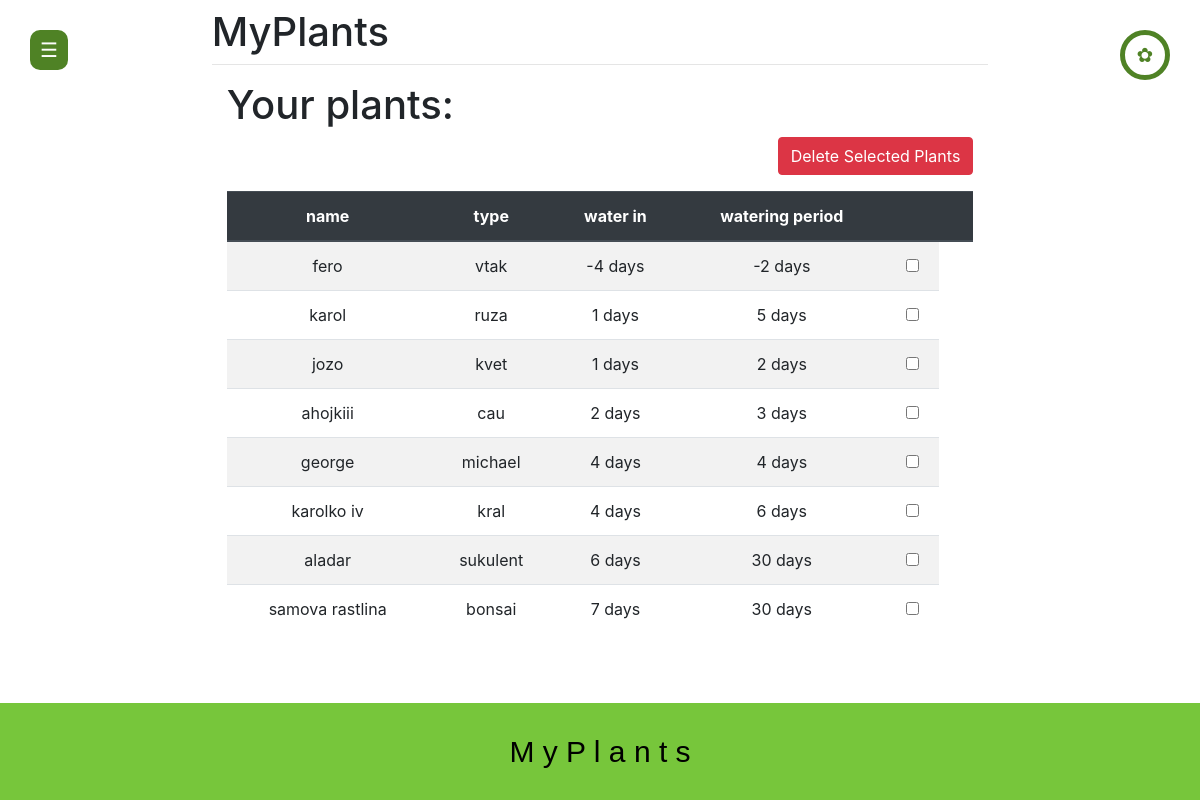
/home/ (signed in), run on an earlier commit of the app's database.
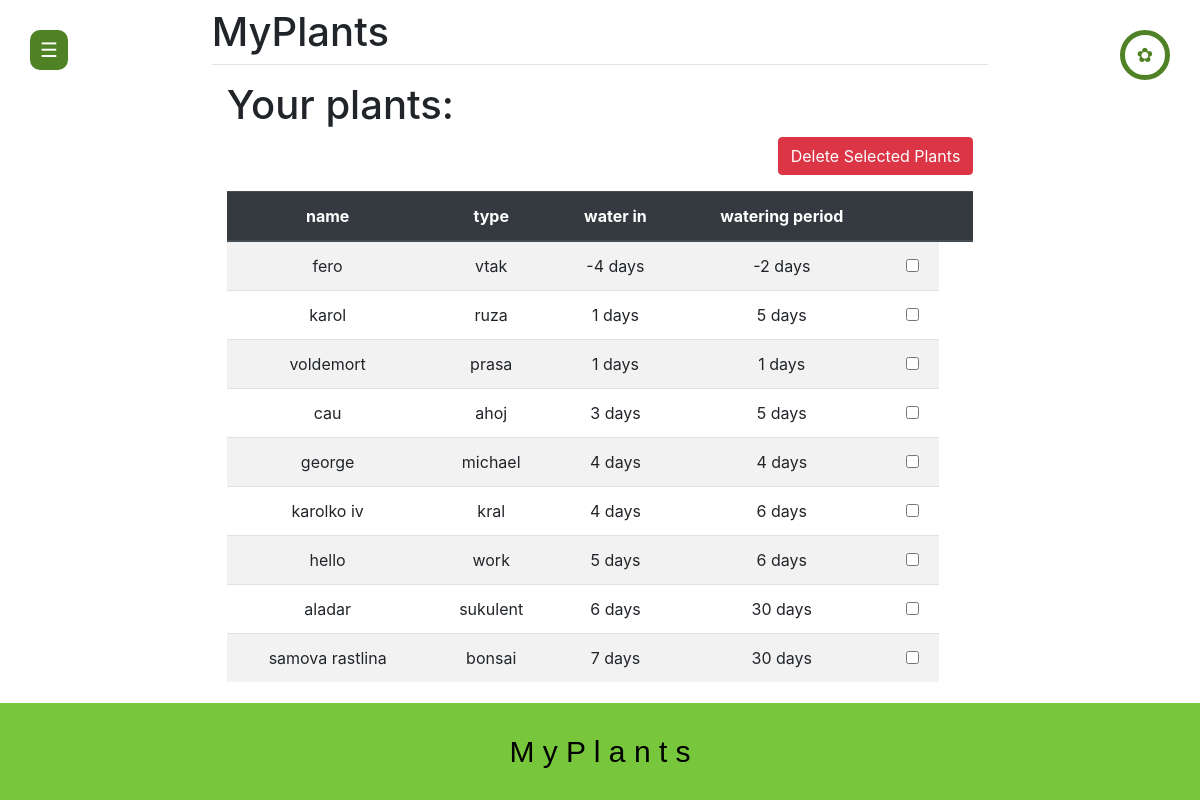
And on a later commit of the database.
### main/models.py (models this page shows, shortened)
class Plants(models.Model):
    listID = models.ForeignKey(PlantList, on_delete=models.CASCADE, related_name='plants')
    name = models.CharField(max_length=200)
    type = models.CharField(max_length=200)
    water = models.IntegerField()
    period = models.IntegerField()

### main/views.py (the view)
# urls.py: 2. Add a URL to urlpatterns:  path('', views.home, name='home')
@login_required
def home(request):
    plants = Plants.objects.filter(listID__userID=request.user)
    return render(request, 'main/home.html', {'plants': plants})

### main/templates/main/home.html (shortened to what this page needs)
{% extends 'main/base.html' %}
{% block content %}
<form method="POST" action="{% url 'delete_plants' %}">
    <div class="container">
        <h1>Your plants:</h1>
        <div class="text-right mb-3">
            <button type="submit" class="btn btn-danger">Delete Selected Plants</button>
        </div>
        <div class="table-responsive" style="max-height: 500px; overflow-y: auto;">
            <table class="table table-striped table-hover text-center">
                <thead class="thead-dark">
                    <tr>
                        <th>name</th>
                        <th>type</th>
                        <th>water in</th>
                        <th>watering period</th>
                        <th></th>
                        <th></th>
                    </tr>
                </thead>
                <tbody>
                    {% for plant in plants|dictsort:"water" %}
                    <tr>
                        <td>{{ plant.name }}</td>
                        <td>{{ plant.type }}</td>
                        <td>{{ plant.water }} days</td>
                        <td>{{ plant.period }} days</td>
                        <td><input type="checkbox" name="plant_id" value="{{ plant.id }}"></td>
                    </tr>
                    {% endfor %}
                </tbody>
            </table>
        </div>
    </div>
</form>
{% endblock %}

What changed in the data, as far as the page shows it:
removed Plants: name "jozo", type "kvet", water "1", period "2"
removed Plants: name "ahojkiii", type "cau", water "2", period "3"
added Plants: name "voldemort", type "prasa", water "1", period "1"
added Plants: name "cau", type "ahoj", water "3", period "5"
added Plants: name "hello", type "work", water "5", period "6"
